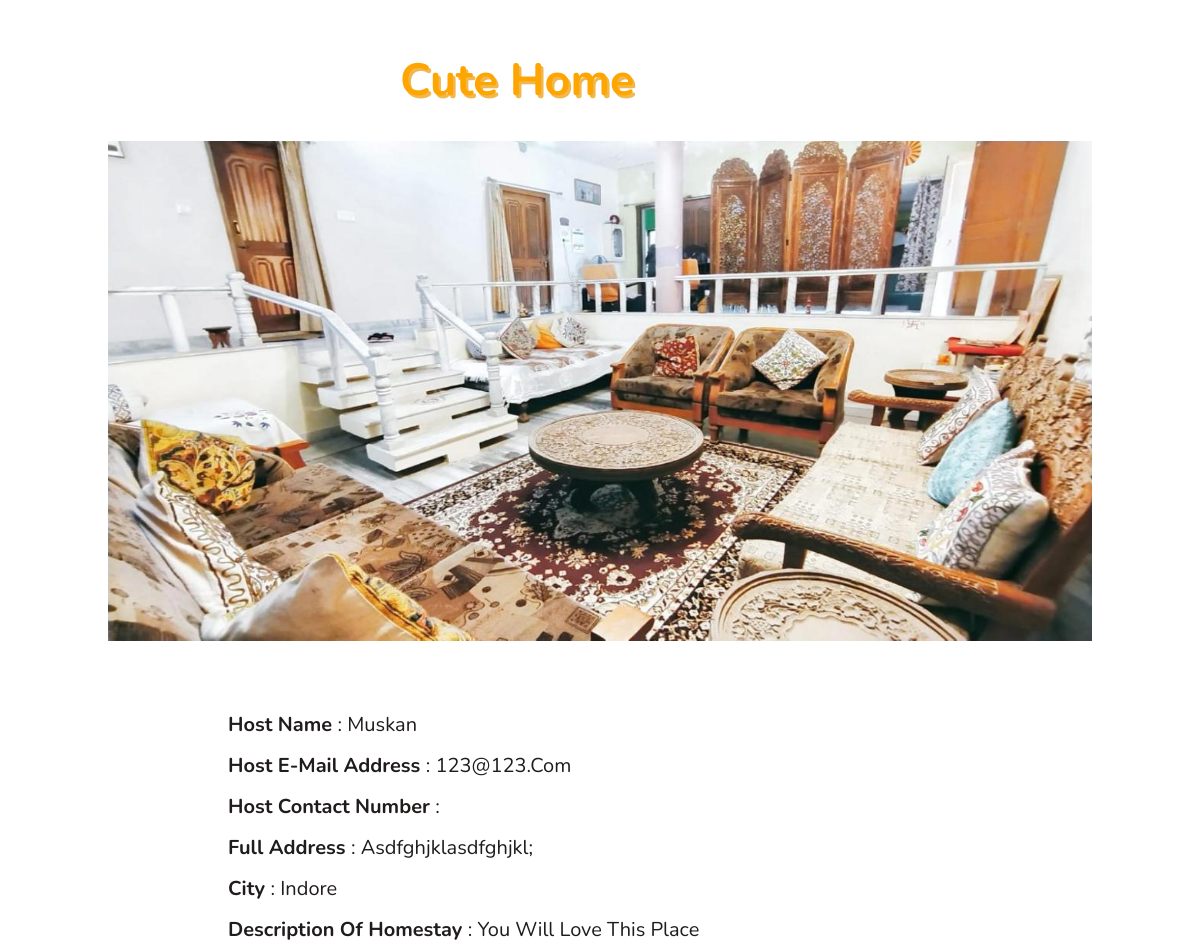
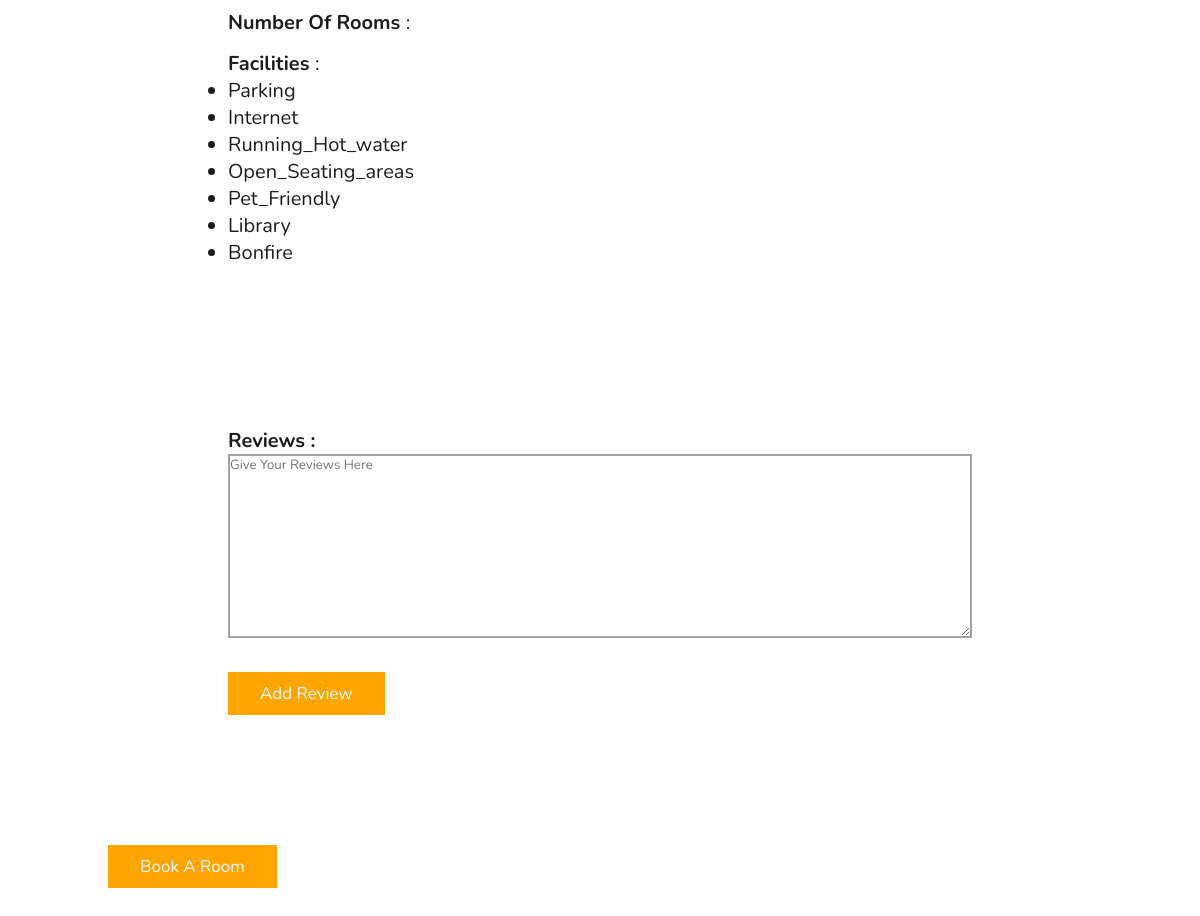
Screenshot of /7/profile (signed in) with the database file from the repository (2 pictures, top to bottom).
### models.py (models this page shows)
class Listroom(db.Model):
    id = db.Column(db.Integer, primary_key=True)
    email = db.Column(db.String(150))
    phone_no= db.Column(db.Integer)
    city = db.Column(db.String(150))
    host_name = db.Column(db.String(150))
    homestay_name = db.Column(db.String(150))
    address = db.Column(db.String(150))
    description= db.Column(db.String(150))
    no_of_room = db.Column(db.Integer)
    Parking = db.Column(db.Boolean)
    Internet = db.Column(db.Boolean)
    Running_Hot_water = db.Column(db.Boolean)
    Open_Seating_areas = db.Column(db.Boolean)
    Air_Condition = db.Column(db.Boolean)
    Pet_Friendly = db.Column(db.Boolean)
    Toiletries = db.Column(db.Boolean)
    Smoking_Allowed = db.Column(db.Boolean)
    Library = db.Column(db.Boolean)
    Bonfire = db.Column(db.Boolean)
    Barbecue = db.Column(db.Boolean)
    Pick_and_dropService = db.Column(db.Boolean)
    rent=db.Column(db.Integer)
    pic=db.Column(db.String(500))
    uid = db.Column("uid", db.Integer, db.ForeignKey('user.id'))
    review = db.relationship('Reviews', backref='room')
    booking = db.relationship('Booking', backref='room')

### main.py (the view)
@app.route('/<room_id>/profile')
def host_profile(room_id):
    room=Listroom.query.filter_by(id=int(room_id)).first()
    print(room)
    if room:
        l=[]
        if room.Parking ==True:
            l.append('Parking')
        if room.Internet ==True:
            l.append('Internet')
        if room.Running_Hot_water ==True:
            l.append('Running_Hot_water')
        if room.Open_Seating_areas ==True:
            l.append('Open_Seating_areas')
        if room.Air_Condition ==True:
            l.append('Air_Condition')
        if room.Pet_Friendly ==True:
            l.append('Pet_Friendly')
        if room.Toiletries ==True:
            l.append('Toiletries')
        if room.Smoking_Allowed ==True:
            l.append('Smoking_Allowed')
        if room.Library ==True:
            l.append('Library')
        if room.Bonfire ==True:
            l.append('Bonfire')
        if room.Barbecue ==True:
            l.append('Barbecue ')
        if room.Pick_and_dropService ==True:
            l.append('Pick_and_dropService')
        return render_template('host_profile.html',host=room,face=l,reviews=Reviews.query.filter_by(room_id=room.id).all())
    else:
        return redirect(url_for('index'))

### main.py (called while the page is built)
@login_manager.user_loader
def load_user(id):
    user=User.query.get(int(id))
    return user

### templates/host_profile.html (shortened to what this page needs)
    <!DOCTYPE html>
    <html lang="en">
    <head>
    </head>
    <body>
        <section class="host_profile" id="host_profile">
            <div class="box-container">
                <h1>{{host.homestay_name}}</h1>
                <div class="image-container">
                    <img src="{{host.pic}}" alt="homestay image">
                </div>
                <div class="box">
                    <span> <b> host name </b>: {{host.host_name}}</span> <br> <br>
                    <span> <b> host E-mail address </b>: {{host.email}}</span> <br> <br>
                    <span> <b> host contact number </b>: {{host.phone}}</span> <br> <br>
                    <span> <b> full address </b>: {{host.address}}</span> <br> <br>
                    <span> <b> city </b>: {{host.city}}</span> <br> <br>
                    <span> <b> description of homestay </b>: {{host.description}}</span> <br> <br>
                    <span> <b> number of rooms </b>: {{host.no_of_rooms}}</span> <br> <br>
                    <span> <b> facilities </b>: <ul>
                        {% for i in face  %}
                            <li>{{i}}</li>
                        {% endfor %}
                    </ul></span> <br> <br>
                </div>
                <form action="/{{host.id}}/review" method="POST">
                        <div class="box">
                        <label> <b> reviews :</b></label> <br>
                        <textarea name="review" cols="112" rows="10" required
                            placeholder="give your reviews here"></textarea>
                            <button type="submit" class="btn">Add review</button>
                        </div>
                    </form>
                    <button class="btn" type="button"><a href="/{{host.id}}/book" class="hello">book a room</a></button>
            </div>
        </section>
    </body>
    </html>

### templates/host_profile.html (style rules this page uses)
:root { --orange: #ffa500; }
* { font-family: 'Nunito', sans-serif; margin: 0; padding: 0; box-sizing: border-box; text-transform: capitalize; outline: none; border: none; text-decoration: none; transition: all .2s linear; }
html { font-size: 62.5%; overflow-x: hidden; scroll-padding-top: 6rem; scroll-behavior: smooth; }
section { padding: 2rem 9%; }
.host_profile .box-container { gap: 1.5rem; }
.host_profile .box-container .box { border-radius: .5rem; padding: 5rem 10rem; text-align: justify; margin: 2rem; }
.host_profile .box-container .image-container { display: flex; flex-wrap: wrap; gap: 1.5rem; flex-direction: row; justify-content: center; border: 5px #ffa500; }
.host_profile .box-container .image-container img { height: 500px; width: 1000px; margin: auto; }
.host_profile .box-container .box span { font-size: 2rem; color: rgb(32, 28, 28); padding: 1rem 0; margin: auto; }
.host_profile .box-container .box label { font-size: 2rem; color: rgb(32, 28, 28); padding: 1rem 0; margin: auto; }
.host_profile .box-container .box { border: 5px #333; }
textarea { border: 2px solid #0000005c; width: 100%; }
h1 { color: #ffa500; text-shadow: 2.5px 3px #f0b850; font-size: 45px; width: 400px; margin: 3rem auto; }
.btn { display: inline-block; margin: 2rem 30rem; background: var(--orange); color: #fff; padding: .8rem 3rem; border: .2rem solid var(--orange); cursor: pointer; font-size: 1.7rem; margin: 3rem auto; }
.hello { color:aliceblue; }

### rows the page displays
Listroom: homestay_name "Cute Home", pic (picture), host_name "Muskan", email "123@123.com", address "Asdfghjklasdfghjkl;", city "Indore", description "You Will Love This Place"

### other values shown
{{ i }} "Parking" "Internet" "Running_Hot_water" "Open_Seating_areas" "Pet_Friendly" "Library" "Bonfire"
